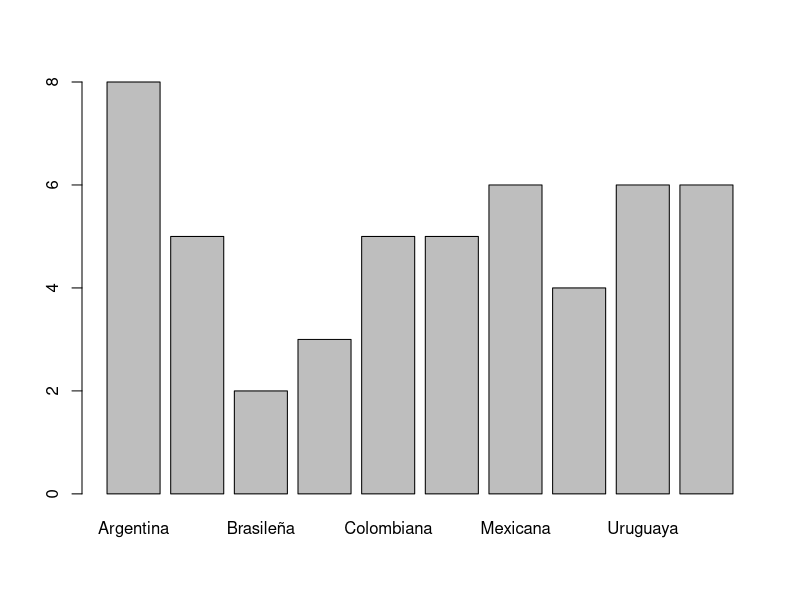
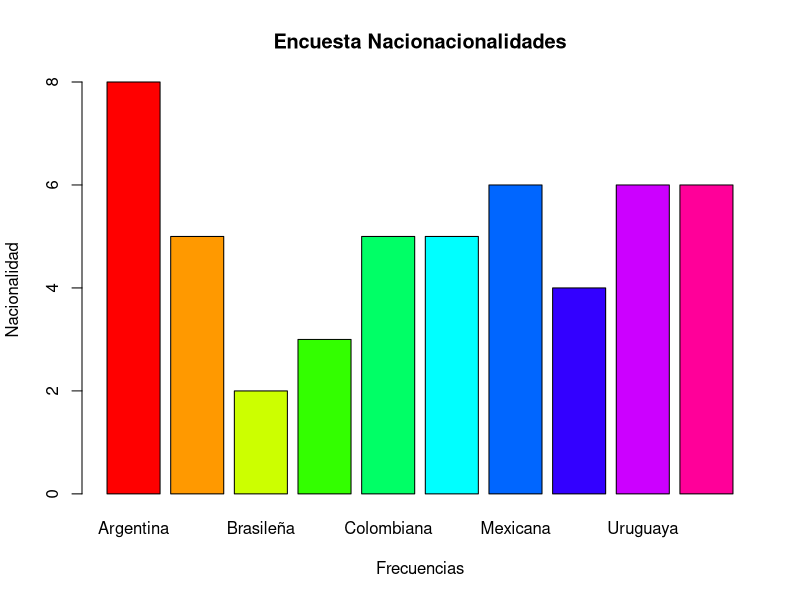

Here is the R script that generated these plots, in order:
#---- Procesamiento de datos----
##----Datos categoricos nominales----
Nacionalidad <-  c("Boliviana", "Peruana", "Venezolana", "Cubana", "Mexicana",
  "Colombiana", "Colombiana", "Brasileña", "Colombiana", "Venezolana", "Chilena",
  "Argentina", "Mexicana", "Mexicana", "Argentina", "Mexicana", "Argentina",
  "Brasileña", "Mexicana", "Uruguaya", "Argentina", "Argentina", "Colombiana",
  "Cubana", "Boliviana", "Peruana", "Boliviana", "Boliviana", "Peruana", "Uruguaya",
  "Chilena", "Uruguaya", "Venezolana", "Uruguaya", "Argentina", "Venezolana",
  "Uruguaya", "Cubana", "Venezolana", "Cubana", "Chilena", "Argentina", "Peruana",
  "Boliviana", "Cubana", "Venezolana", "Colombiana", "Mexicana", "Uruguaya",
  "Argentina")
(Nacionalidad)
sort(Nacionalidad)
table(Nacionalidad)
contador <- table(Nacionalidad)
barplot(contador)
barplot(contador, xlab="Frecuencias",
        ylab="Nacionalidad",
        main="Encuesta Nacionacionalidades", 
        col=rainbow(10))


